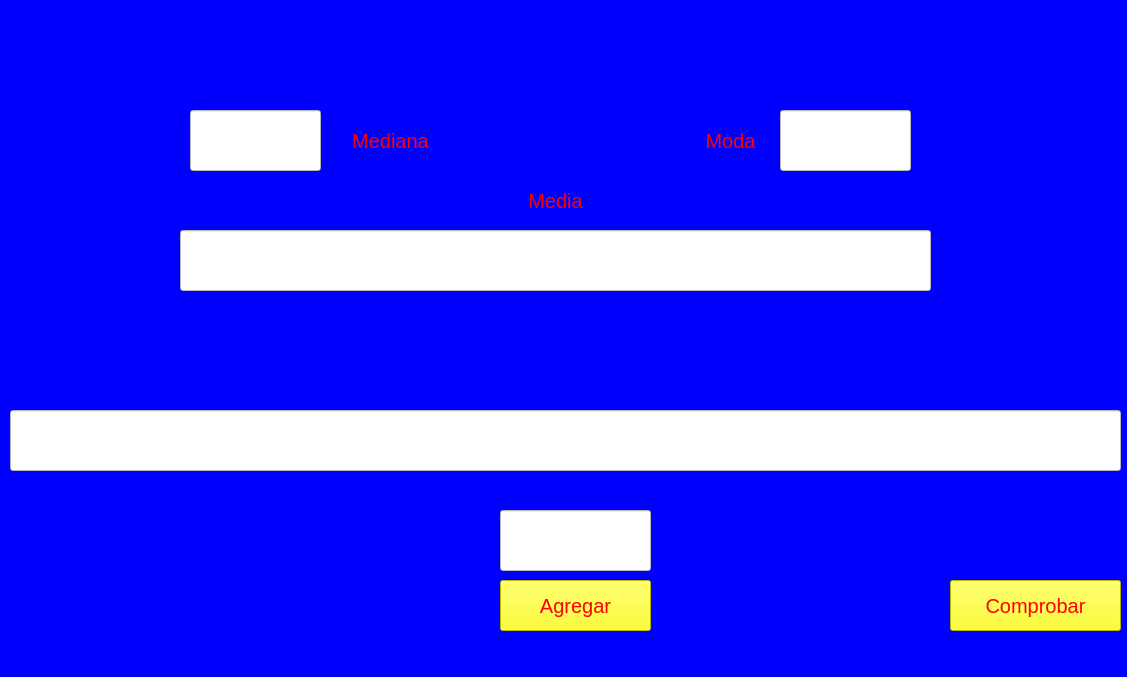
<?xml version="1.0" encoding="UTF-8"?>
<ui version="4.0">
 <class>MainWindow</class>
 <widget class="QMainWindow" name="MainWindow">
  <property name="geometry">
   <rect>
    <x>0</x>
    <y>0</y>
    <width>1127</width>
    <height>677</height>
   </rect>
  </property>
  <property name="windowTitle">
   <string>MainWindow</string>
  </property>
  <property name="styleSheet">
   <string notr="true">background-color: rgb(0, 0, 255);</string>
  </property>
  <widget class="QWidget" name="centralwidget">
   <widget class="QLabel" name="label">
    <property name="geometry">
     <rect>
      <x>170</x>
      <y>0</y>
      <width>751</width>
      <height>91</height>
     </rect>
    </property>
    <property name="text">
     <string/>
    </property>
    <property name="pixmap">
     <pixmap resource="recursos_proyecto.qrc">:/UAT_FIANS/Imagenes/FIANS.png</pixmap>
    </property>
    <property name="scaledContents">
     <bool>true</bool>
    </property>
    <property name="alignment">
     <set>Qt::AlignCenter</set>
    </property>
   </widget>
   <widget class="QLabel" name="label_2">
    <property name="geometry">
     <rect>
      <x>920</x>
      <y>0</y>
      <width>201</width>
      <height>151</height>
     </rect>
    </property>
    <property name="text">
     <string/>
    </property>
    <property name="pixmap">
     <pixmap resource="recursos_proyecto.qrc">:/LOGO/Imagenes/HD-wallpaper-bob-esponja-mafioso-bob-esponja-gangster-mafioso-meme.jpg</pixmap>
    </property>
    <property name="scaledContents">
     <bool>true</bool>
    </property>
    <property name="alignment">
     <set>Qt::AlignCenter</set>
    </property>
   </widget>
   <widget class="QLabel" name="label_3">
    <property name="geometry">
     <rect>
      <x>0</x>
      <y>0</y>
      <width>171</width>
      <height>151</height>
     </rect>
    </property>
    <property name="text">
     <string/>
    </property>
    <property name="pixmap">
     <pixmap resource="recursos_proyecto.qrc">:/NUMEROS/Imagenes/Boca_Juniors_logo18.svg.png</pixmap>
    </property>
    <property name="scaledContents">
     <bool>true</bool>
    </property>
    <property name="alignment">
     <set>Qt::AlignCenter</set>
    </property>
   </widget>
   <widget class="QLabel" name="label_4">
    <property name="geometry">
     <rect>
      <x>480</x>
      <y>180</y>
      <width>151</width>
      <height>41</height>
     </rect>
    </property>
    <property name="font">
     <font>
      <pointsize>15</pointsize>
     </font>
    </property>
    <property name="styleSheet">
     <string notr="true">color: rgb(255, 0, 0);</string>
    </property>
    <property name="text">
     <string>Media</string>
    </property>
    <property name="alignment">
     <set>Qt::AlignCenter</set>
    </property>
   </widget>
   <widget class="QLabel" name="label_5">
    <property name="geometry">
     <rect>
      <x>310</x>
      <y>120</y>
      <width>161</width>
      <height>41</height>
     </rect>
    </property>
    <property name="font">
     <font>
      <pointsize>15</pointsize>
     </font>
    </property>
    <property name="styleSheet">
     <string notr="true">color: rgb(255, 0, 0);</string>
    </property>
    <property name="text">
     <string>Mediana</string>
    </property>
    <property name="alignment">
     <set>Qt::AlignCenter</set>
    </property>
   </widget>
   <widget class="QLabel" name="label_6">
    <property name="geometry">
     <rect>
      <x>650</x>
      <y>120</y>
      <width>161</width>
      <height>41</height>
     </rect>
    </property>
    <property name="font">
     <font>
      <pointsize>15</pointsize>
     </font>
    </property>
    <property name="styleSheet">
     <string notr="true">color: rgb(255, 0, 0);</string>
    </property>
    <property name="text">
     <string>Moda</string>
    </property>
    <property name="alignment">
     <set>Qt::AlignCenter</set>
    </property>
   </widget>
   <widget class="QPushButton" name="Resu">
    <property name="geometry">
     <rect>
      <x>950</x>
      <y>580</y>
      <width>171</width>
      <height>51</height>
     </rect>
    </property>
    <property name="font">
     <font>
      <pointsize>15</pointsize>
     </font>
    </property>
    <property name="styleSheet">
     <string notr="true">color: rgb(255, 0, 0);
background-color: rgb(255, 255, 0);</string>
    </property>
    <property name="text">
     <string>Comprobar</string>
    </property>
   </widget>
   <widget class="QPushButton" name="Bagregar">
    <property name="geometry">
     <rect>
      <x>500</x>
      <y>580</y>
      <width>151</width>
      <height>51</height>
     </rect>
    </property>
    <property name="font">
     <font>
      <pointsize>15</pointsize>
     </font>
    </property>
    <property name="styleSheet">
     <string notr="true">color: rgb(255, 0, 0);
background-color: rgb(255, 255, 0);</string>
    </property>
    <property name="text">
     <string>Agregar</string>
    </property>
   </widget>
   <widget class="QLineEdit" name="Tmedia">
    <property name="enabled">
     <bool>false</bool>
    </property>
    <property name="geometry">
     <rect>
      <x>180</x>
      <y>230</y>
      <width>751</width>
      <height>61</height>
     </rect>
    </property>
    <property name="font">
     <font>
      <pointsize>15</pointsize>
     </font>
    </property>
    <property name="styleSheet">
     <string notr="true">background-color: rgb(255, 255, 255);</string>
    </property>
    <property name="alignment">
     <set>Qt::AlignCenter</set>
    </property>
   </widget>
   <widget class="QLineEdit" name="List">
    <property name="enabled">
     <bool>false</bool>
    </property>
    <property name="geometry">
     <rect>
      <x>10</x>
      <y>410</y>
      <width>1111</width>
      <height>61</height>
     </rect>
    </property>
    <property name="font">
     <font>
      <pointsize>15</pointsize>
     </font>
    </property>
    <property name="styleSheet">
     <string notr="true">background-color: rgb(255, 255, 255);</string>
    </property>
   </widget>
   <widget class="QLineEdit" name="Tagre">
    <property name="geometry">
     <rect>
      <x>500</x>
      <y>510</y>
      <width>151</width>
      <height>61</height>
     </rect>
    </property>
    <property name="font">
     <font>
      <pointsize>15</pointsize>
     </font>
    </property>
    <property name="styleSheet">
     <string notr="true">background-color: rgb(255, 255, 255);</string>
    </property>
    <property name="alignment">
     <set>Qt::AlignCenter</set>
    </property>
   </widget>
   <widget class="QLineEdit" name="Tmediana">
    <property name="enabled">
     <bool>false</bool>
    </property>
    <property name="geometry">
     <rect>
      <x>190</x>
      <y>110</y>
      <width>131</width>
      <height>61</height>
     </rect>
    </property>
    <property name="font">
     <font>
      <pointsize>15</pointsize>
     </font>
    </property>
    <property name="styleSheet">
     <string notr="true">background-color: rgb(255, 255, 255);</string>
    </property>
   </widget>
   <widget class="QLineEdit" name="Tmoda">
    <property name="enabled">
     <bool>false</bool>
    </property>
    <property name="geometry">
     <rect>
      <x>780</x>
      <y>110</y>
      <width>131</width>
      <height>61</height>
     </rect>
    </property>
    <property name="font">
     <font>
      <pointsize>15</pointsize>
     </font>
    </property>
    <property name="styleSheet">
     <string notr="true">background-color: rgb(255, 255, 255);</string>
    </property>
   </widget>
  </widget>
  <widget class="QMenuBar" name="menubar">
   <property name="geometry">
    <rect>
     <x>0</x>
     <y>0</y>
     <width>1127</width>
     <height>22</height>
    </rect>
   </property>
  </widget>
  <widget class="QStatusBar" name="statusbar"/>
 </widget>
 <resources>
  <include location="recursos_proyecto.qrc"/>
  <include location="../pythonProject/recursos_proyecto.qrc"/>
 </resources>
 <connections/>
</ui>
